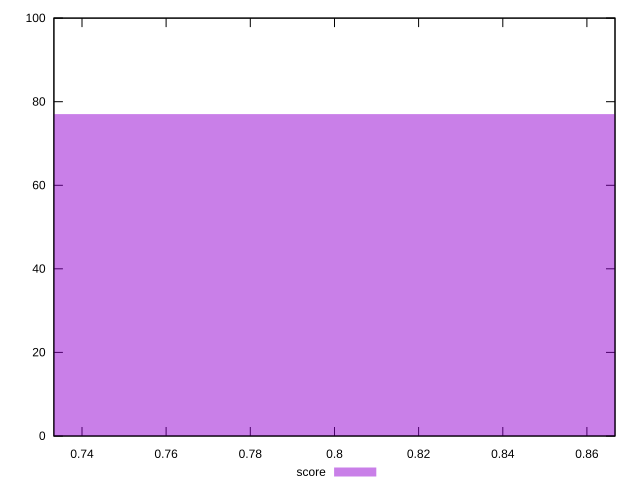

gnuplot code for this plot:
reset

$score <<EOF
0.7999775757080375 77
0.933307171659377 23
EOF

set key outside below
set boxwidth 0.13332959595133959
set xrange [0.7333333333333333:0.8666666666666667]
set yrange [0:100]
set style fill transparent solid 0.5 noborder
set terminal svg size 640, 490 enhanced background rgb 'white'
set output "report_00007_2020-12-11T15:55:29.892Z/uses-http2/samples/pages+cached+noexternal+noimg/score/histogram.svg"

plot $score title "score" with boxes

reset
